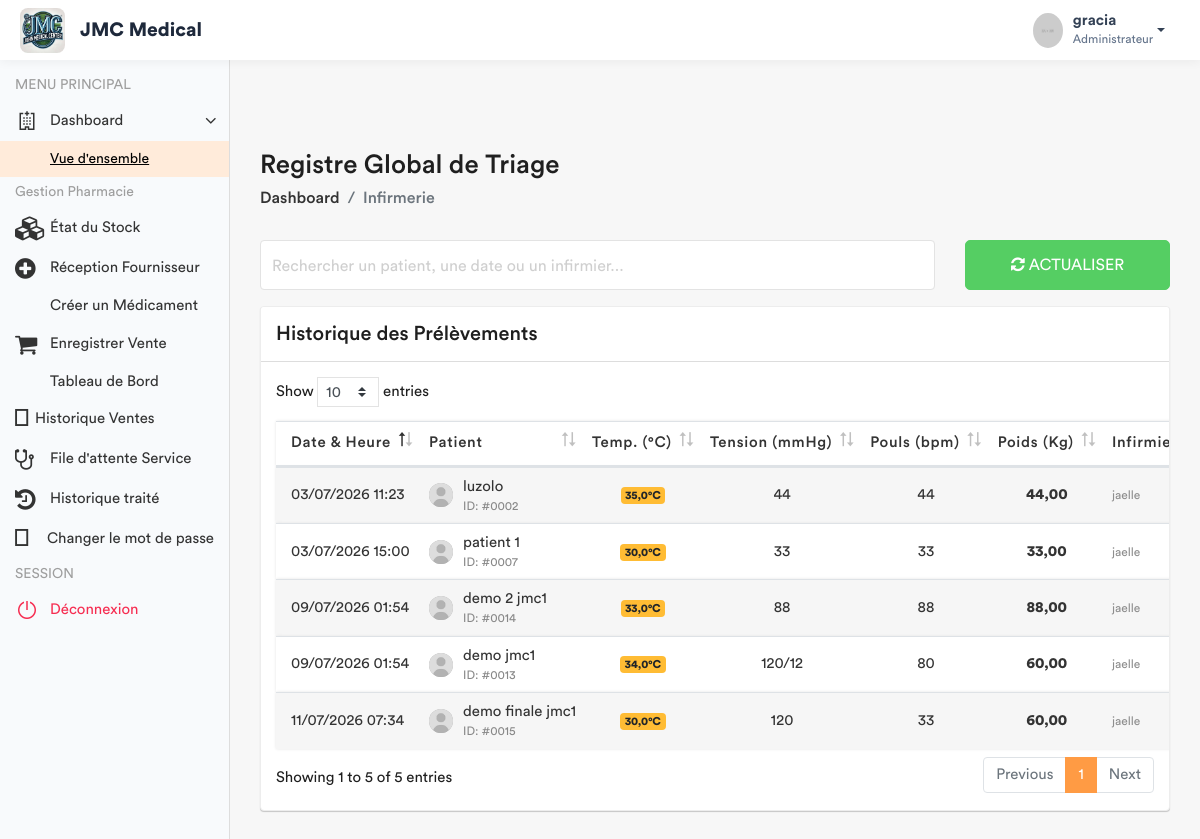
Page /infirmerie/registre-global/ (signed in) on the earlier database version.
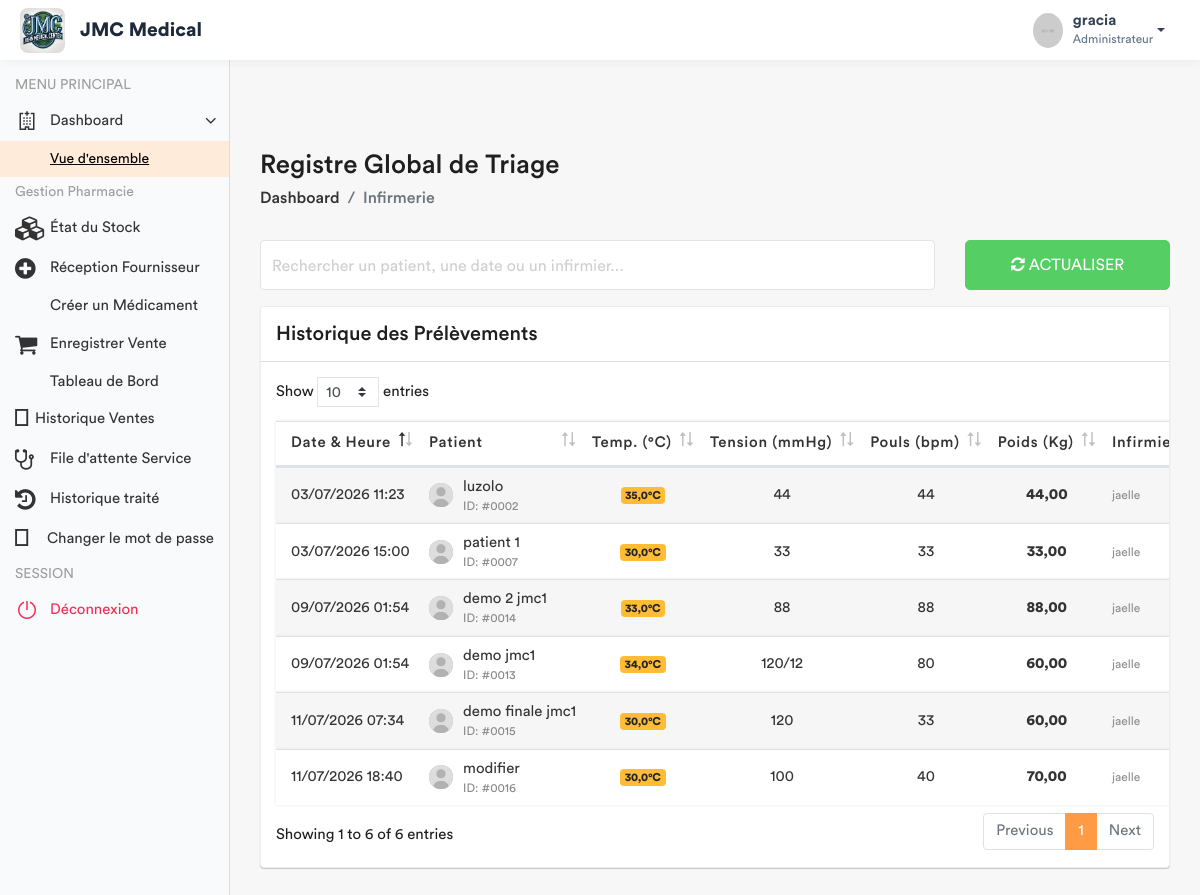
Same page on the later database version.
### app/models.py (models this page shows, shortened)
class SigneVital(models.Model):
    patient = models.ForeignKey(Patient, on_delete=models.CASCADE)
    temperature = models.DecimalField(max_digits=4, decimal_places=1)
    poids = models.DecimalField(max_digits=5, decimal_places=2)
    tension_arterielle = models.CharField(max_length=10)
    frequence_cardiaque = models.IntegerField()
    frequence_respiratoire = models.IntegerField(null=True, blank=True)
    saturation_oxygene = models.IntegerField(null=True, blank=True)
    date_prelevement = models.DateTimeField(default=timezone.now)
    infirmier = models.ForeignKey(User, on_delete=models.SET_NULL, null=True)
    est_consulte = models.BooleanField(default=False)
    session = models.ForeignKey(SessionSoins, on_delete=models.CASCADE, related_name='signes_vitaux', null=True)
    hopital = models.ForeignKey(Hopital , on_delete= models.SET_NULL , null = True)

class Patient(models.Model):
    TYPE_CHOICES = [
        ('SIMPLE', 'Patient Simple'),
        ('FIDELE', 'Patient Fidèle'),
        ('CONVENTIONNE', 'Patient Conventionné'),
    ]
    code_patient = models.CharField(max_length=20, unique=True, editable=False)
    noms = models.CharField(max_length=100)
    service = models.ForeignKey('Service', on_delete=models.PROTECT, related_name='patients', null=True)
    sexe = models.CharField(max_length=1, choices=[('M', 'Masculin'), ('F', 'Féminin')])
    age = models.CharField(max_length=30)
    adresse = models.TextField()
    telephone = models.CharField(max_length=20)
    hopital = models.ForeignKey(Hopital , on_delete=models.SET_NULL , related_name= 'patient_hopital', null = True)
    type_patient = models.CharField(max_length=15, choices=TYPE_CHOICES, default='SIMPLE')
    a_carte_fidelite = models.BooleanField(default=False, verbose_name="Possède carte de fidélité")
    entreprise = models.ForeignKey(
        'Entreprise',
        on_delete=models.SET_NULL,
        null=True,
        blank=True,
        related_name='patients',
        verbose_name="Entreprise (si conventionné)"
    )
    fiche_payee = models.BooleanField(default=False)
    created_by = models.ForeignKey(User, on_delete=models.SET_NULL, null=True, related_name='patients_crees')
    date_creation = models.DateTimeField(auto_now_add=True)
    date_modification = models.DateTimeField(auto_now=True)

### app/views.py (the view)
# urls.py: path('infirmerie/registre-global/', views.liste_globale_triage, name='liste_globale_triage'),
@login_required
def liste_globale_triage(request):
    historique_global = SigneVital.objects.select_related('patient', 'infirmier').all().order_by('-date_prelevement')
    role = Fonction.objects.filter(userKey=request.user).first()
    fonctionKey = role.fonctionKey.roleName if role else None
    context = {
        'fonctionKey': fonctionKey,
        'historique': historique_global,
    }
    return render(request, 'back-end/infirmerie/liste_globale_triage.html', context)

### app/templates/back-end/infirmerie/liste_globale_triage.html (shortened to what the changed rows need)
<!DOCTYPE html>
{% load static %}
<html lang="fr">
    <head>
        {% include 'back-end/includes/css.html' %}
    </head>
    <body>
        <div class="main-wrapper">
            <div class="page-wrapper">
                <div class="content container-fluid">
                    <div class="row">
                        <div class="col-md-12">
                            <div class="card card-table">
                                <div class="card-body">
                                    <div class="table-responsive" style="padding: 15px;">
                                        <table class="table table-striped table-nowrap custom-table mb-0 datatable" id="triageTable">
                                            <thead>
                                                <tr>
                                                    <th>Date & Heure</th>
                                                    <th>Patient</th>
                                                    <th class="text-center">Temp. (°C)</th>
                                                    <th class="text-center">Tension (mmHg)</th>
                                                    <th class="text-center">Pouls (bpm)</th>
                                                    <th class="text-center">Poids (Kg)</th>
                                                    <th>Infirmier</th>
                                                </tr>
                                            </thead>
                                            <tbody>
                                                {% for signe in historique %}
                                                <tr>
                                                    <td>{{ signe.date_prelevement|date:"d/m/Y H:i" }}</td>
                                                    <td>
                                                        <h2 class="table-avatar">
                                                            <a href="#" class="avatar avatar-xs"><img src="{% static 'back-end/assets/img/user.jpg' %}" alt=""></a>
                                                            <a href="#">{{ signe.patient.noms }} <span>ID: #{{ signe.patient.id|stringformat:"04d" }}</span></a>
                                                        </h2>
                                                    </td>
                                                    <td class="text-center">
                                                        <span class="badge {% if signe.temperature >= 38 %}badge-danger{% elif signe.temperature < 36 %}badge-warning{% else %}badge-success{% endif %}">
                                                            {{ signe.temperature }}°C
                                                        </span>
                                                    </td>
                                                    <td class="text-center">{{ signe.tension_arterielle|default:"--" }}</td>
                                                    <td class="text-center">{{ signe.frequence_cardiaque|default:"--" }}</td>
                                                    <td class="text-center"><strong>{{ signe.poids }}</strong></td>
                                                    <td><small class="text-muted">{{ signe.infirmier.get_full_name|default:signe.infirmier.username }}</small></td>
                                                </tr>
                                                {% empty %}
                                                <tr>
                                                    <td colspan="8" class="text-center text-muted py-4">Aucun prélèvement enregistré.</td>
                                                </tr>
                                                {% endfor %}
                                            </tbody>
                                        </table>
                                    </div>
                                </div>
                            </div>
                        </div>
                    </div>
                </div>
            </div>
        </div>
    </body>
</html>

Differences in the rows shown:
added SigneVital: date_prelevement "11/07/2026 18:40", patient.noms "modifier", patient.id "0016", temperature "30,0", tension_arterielle "100", frequence_cardiaque "40", poids "70,00", infirmier.get_full_name "jaelle"
Other differences:
text written by a page script: "Show entries Showing 1 to 5 of 5 entries Previous 1 Next" → "Show entries Showing 1 to 6 of 6 entries Previous 1 Next"
